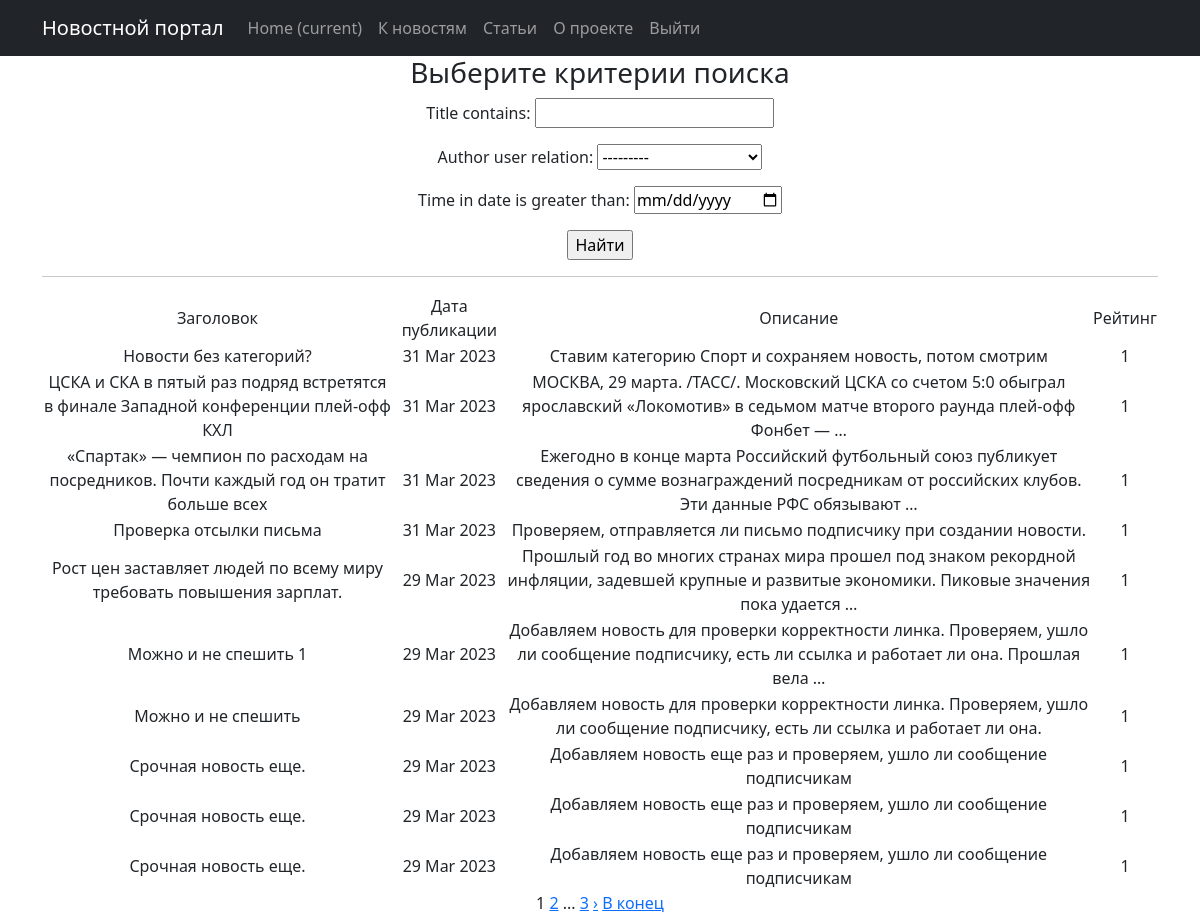
The page /posts/news/search/ (signed in) on the database as committed earlier.
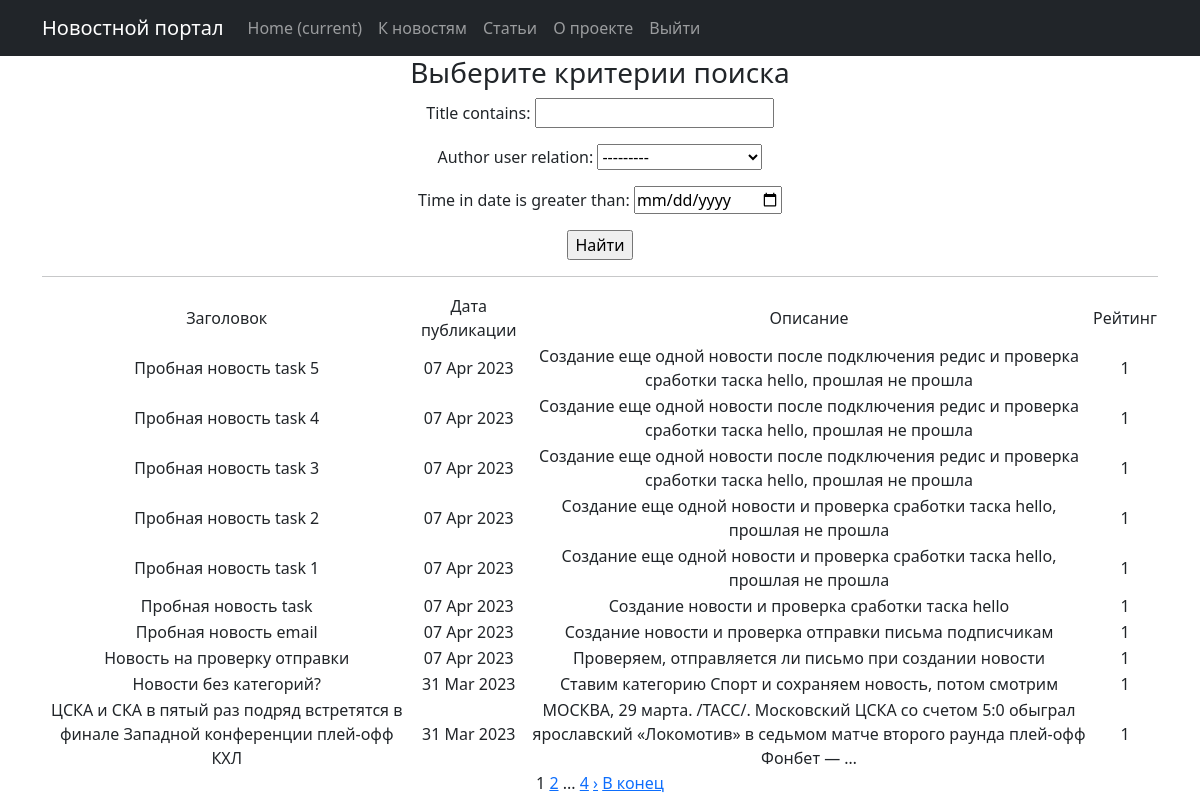
The same page on the database as committed later.
### news/models.py (models this page shows, shortened)
class Post(models.Model):
    author = models.ForeignKey(Author, on_delete=models.CASCADE)
    content = models.CharField(max_length=2, choices=CONTENTS)
    time_in = models.DateTimeField(auto_now_add=True)
    category = models.ManyToManyField(Category, through='PostCategory')
    title = models.CharField(max_length=255,)
    content_text = models.TextField()
    content_rate = models.IntegerField(default=1)

### news/views.py (the view)
# urls.py: path('news/search/', NewsSearch.as_view()),
class NewsSearch(LoginRequiredMixin, ListView):
    model = Post
    queryset = Post.objects.filter(content='NW')
    ordering = '-time_in'
    template_name = 'search.html'
    context_object_name = 'post_search'
    paginate_by = 10
    def get_queryset(self):
        queryset = super().get_queryset()
        self.filterset = PostFilter(self.request.GET, queryset)
        return self.filterset.qs
    def get_context_data(self, **kwargs):
        context = super().get_context_data(**kwargs)
        context['filterset'] = self.filterset
        return context

### news/templatetags/custom_filters.py (called while the page is built)
@register.filter()
@stringfilter #чтобы не вызывать ошибки, приведем в строку
def censor(value, bad_words = bad_list):
    words = value.split()#разделим строку
    new_line=''
    for word in words:
        if word.lower() in bad_words in bad_words:
            new_line += word[0] #если да, первый символ оставляем
            for i in word[1:]:
                new_line += '*'#остальные заменяем на *
            new_line += ' '
        elif (word[:-1].lower()) in bad_words:
            new_line += word[0]
            for i in word[1:-1]:
                new_line += '*'
            new_line += (word[-1] + ' ')
        else:
            new_line += (word + ' ')
    return new_line.rstrip()

### news/templatetags/custom_tags.py (called while the page is built)
@register.simple_tag(takes_context=True)
def url_replace(context, **kwargs):
   d = context['request'].GET.copy()
   for k, v in kwargs.items():
       d[k] = v
   return d.urlencode()

### templates/search.html (shortened to what this page needs)
{% extends 'flatpages/default.html' %}
{% load custom_filters %}
{% load custom_tags %}
{% block content %}
    <h3>Выберите критерии поиска</h3>
   <form action="" method="get">
       {{ filterset.form.as_p }}
       <input type="submit" value="Найти" />
   </form>
    <hr>
    {% if post_search %}
       <table>
           <tr>
               <td>Заголовок</td>
               <td>Дата публикации</td>
               <td>Описание</td>
               <td>Рейтинг</td>
           </tr>
           {% for post in post_search %}
           <tr>
               <td>{{ post.title|censor }}</td>
               <td>{{ post.time_in|date:'d M Y' }}</td>
               <td>{{ post.content_text|censor|truncatewords:20 }}</td>
               <td>{{ post.content_rate }}</td>
           </tr>
           {% endfor %}
       </table>
    {% else %}
        <h3>Новости не найдены</h3>
    {% endif %}
   {{ page_obj.number }}
   {% if page_obj.has_next %}
       <a href="?{% url_replace page=page_obj.next_page_number %}">{{ page_obj.next_page_number }}</a>
       {% if paginator.num_pages != page_obj.next_page_number %}
           ...
           <a href="?{% url_replace page=page_obj.paginator.num_pages %}">{{ page_obj.paginator.num_pages }}</a>
       {% endif %}
   {% endif %}
        {% if page_obj.has_next %}
            <a href="?{% url_replace page=page_obj.next_page_number %}">&rsaquo;</a>
            <a href="?{% url_replace page=page_obj.paginator.num_pages %}">В конец</a>
        {% endif %}
{% endblock content %}

Rows that differ between the two databases and show on the page:
no longer on this page (row unchanged): Post: title|censor "«Спартак» — чемпион по расходам на посредников. Почти каждый год он тратит больше всех", time_in "31 Mar 2023", content_text|censor "Ежегодно в конце марта Российский футбольный союз публикует сведения о сумме вознаграждений посредникам от российских клубов. Эти данные РФС обязывают …", content_rate "1"
no longer on this page (row unchanged): Post: title|censor "Проверка отсылки письма", time_in "31 Mar 2023", content_text|censor "Проверяем, отправляется ли письмо подписчику при создании новости.", content_rate "1"
no longer on this page (row unchanged): Post: title|censor "Рост цен заставляет людей по всему миру требовать повышения зарплат.", time_in "29 Mar 2023", content_text|censor "Прошлый год во многих странах мира прошел под знаком рекордной инфляции, задевшей крупные и развитые экономики. Пиковые значения пока удается …", content_rate "1"
no longer on this page (row unchanged): Post: title|censor "Можно и не спешить 1", time_in "29 Mar 2023", content_text|censor "Добавляем новость для проверки корректности линка. Проверяем, ушло ли сообщение подписчику, есть ли ссылка и работает ли она. Прошлая вела …", content_rate "1"
no longer on this page (row unchanged): Post: title|censor "Можно и не спешить", time_in "29 Mar 2023", content_text|censor "Добавляем новость для проверки корректности линка. Проверяем, ушло ли сообщение подписчику, есть ли ссылка и работает ли она.", content_rate "1"
no longer on this page (row unchanged): Post: title|censor "Срочная новость еще.", time_in "29 Mar 2023", content_text|censor "Добавляем новость еще раз и проверяем, ушло ли сообщение подписчикам", content_rate "1"
no longer on this page (row unchanged): Post: title|censor "Срочная новость еще.", time_in "29 Mar 2023", content_text|censor "Добавляем новость еще раз и проверяем, ушло ли сообщение подписчикам", content_rate "1"
no longer on this page (row unchanged): Post: title|censor "Срочная новость еще.", time_in "29 Mar 2023", content_text|censor "Добавляем новость еще раз и проверяем, ушло ли сообщение подписчикам", content_rate "1"
added Post: title|censor "Пробная новость task 5", time_in "07 Apr 2023", content_text|censor "Создание еще одной новости после подключения редис и проверка сработки таска hello, прошлая не прошла", content_rate "1"
added Post: title|censor "Пробная новость task 4", time_in "07 Apr 2023", content_text|censor "Создание еще одной новости после подключения редис и проверка сработки таска hello, прошлая не прошла", content_rate "1"
added Post: title|censor "Пробная новость task 3", time_in "07 Apr 2023", content_text|censor "Создание еще одной новости после подключения редис и проверка сработки таска hello, прошлая не прошла", content_rate "1"
added Post: title|censor "Пробная новость task 2", time_in "07 Apr 2023", content_text|censor "Создание еще одной новости и проверка сработки таска hello, прошлая не прошла", content_rate "1"
added Post: title|censor "Пробная новость task 1", time_in "07 Apr 2023", content_text|censor "Создание еще одной новости и проверка сработки таска hello, прошлая не прошла", content_rate "1"
added Post: title|censor "Пробная новость task", time_in "07 Apr 2023", content_text|censor "Создание новости и проверка сработки таска hello", content_rate "1"
added Post: title|censor "Пробная новость email", time_in "07 Apr 2023", content_text|censor "Создание новости и проверка отправки письма подписчикам", content_rate "1"
added Post: title|censor "Новость на проверку отправки", time_in "07 Apr 2023", content_text|censor "Проверяем, отправляется ли письмо при создании новости", content_rate "1"
Other text that changed with them:
{{ page_obj.paginator.num_pages }}: "3" → "4"
